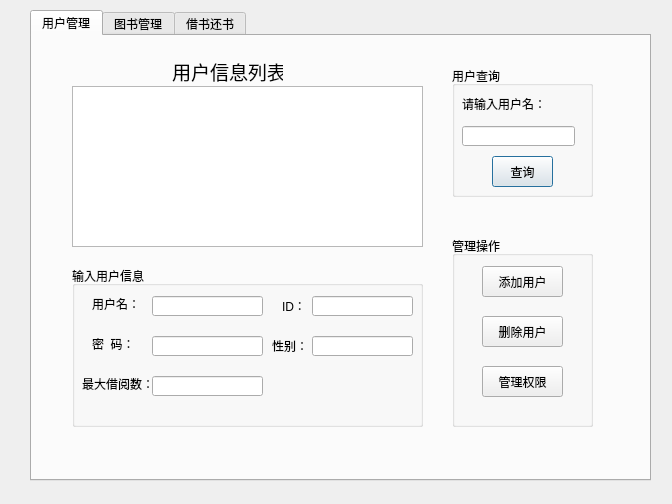
<?xml version="1.0" encoding="UTF-8"?>
<ui version="4.0">
 <class>Dialog_gly</class>
 <widget class="QDialog" name="Dialog_gly">
  <property name="geometry">
   <rect>
    <x>0</x>
    <y>0</y>
    <width>672</width>
    <height>504</height>
   </rect>
  </property>
  <property name="windowTitle">
   <string>管理员操作</string>
  </property>
  <widget class="QTabWidget" name="tabWidget">
   <property name="geometry">
    <rect>
     <x>30</x>
     <y>10</y>
     <width>621</width>
     <height>471</height>
    </rect>
   </property>
   <property name="currentIndex">
    <number>0</number>
   </property>
   <widget class="QWidget" name="tab">
    <attribute name="title">
     <string>用户管理</string>
    </attribute>
    <widget class="QGroupBox" name="groupBox_4">
     <property name="geometry">
      <rect>
       <x>420</x>
       <y>30</y>
       <width>141</width>
       <height>131</height>
      </rect>
     </property>
     <property name="title">
      <string>用户查询</string>
     </property>
     <widget class="QLabel" name="label_7">
      <property name="geometry">
       <rect>
        <x>10</x>
        <y>30</y>
        <width>91</width>
        <height>16</height>
       </rect>
      </property>
      <property name="text">
       <string>请输入用户名：</string>
      </property>
     </widget>
     <widget class="QLineEdit" name="lineEdit_6">
      <property name="geometry">
       <rect>
        <x>10</x>
        <y>60</y>
        <width>113</width>
        <height>20</height>
       </rect>
      </property>
     </widget>
     <widget class="QPushButton" name="pushButton">
      <property name="geometry">
       <rect>
        <x>40</x>
        <y>90</y>
        <width>61</width>
        <height>31</height>
       </rect>
      </property>
      <property name="text">
       <string>查询</string>
      </property>
     </widget>
    </widget>
    <widget class="QTableView" name="tableView">
     <property name="geometry">
      <rect>
       <x>40</x>
       <y>50</y>
       <width>351</width>
       <height>161</height>
      </rect>
     </property>
    </widget>
    <widget class="QLabel" name="label_8">
     <property name="geometry">
      <rect>
       <x>140</x>
       <y>20</y>
       <width>111</width>
       <height>31</height>
      </rect>
     </property>
     <property name="text">
      <string>&lt;html&gt;&lt;head/&gt;&lt;body&gt;&lt;p&gt;&lt;span style=&quot; font-size:14pt;&quot;&gt;用户信息列表&lt;/span&gt;&lt;/p&gt;&lt;/body&gt;&lt;/html&gt;</string>
     </property>
    </widget>
    <widget class="QGroupBox" name="groupBox_5">
     <property name="geometry">
      <rect>
       <x>420</x>
       <y>200</y>
       <width>141</width>
       <height>191</height>
      </rect>
     </property>
     <property name="title">
      <string>管理操作</string>
     </property>
     <widget class="QPushButton" name="pushButton_2">
      <property name="geometry">
       <rect>
        <x>30</x>
        <y>30</y>
        <width>81</width>
        <height>31</height>
       </rect>
      </property>
      <property name="text">
       <string>添加用户</string>
      </property>
     </widget>
     <widget class="QPushButton" name="pushButton_4">
      <property name="geometry">
       <rect>
        <x>30</x>
        <y>80</y>
        <width>81</width>
        <height>31</height>
       </rect>
      </property>
      <property name="text">
       <string>删除用户</string>
      </property>
     </widget>
     <widget class="QPushButton" name="pushButton_6">
      <property name="geometry">
       <rect>
        <x>30</x>
        <y>130</y>
        <width>81</width>
        <height>31</height>
       </rect>
      </property>
      <property name="text">
       <string>管理权限</string>
      </property>
     </widget>
    </widget>
    <widget class="QGroupBox" name="groupBox_6">
     <property name="geometry">
      <rect>
       <x>40</x>
       <y>230</y>
       <width>351</width>
       <height>161</height>
      </rect>
     </property>
     <property name="title">
      <string>输入用户信息</string>
     </property>
     <widget class="QLabel" name="label_11">
      <property name="geometry">
       <rect>
        <x>20</x>
        <y>30</y>
        <width>51</width>
        <height>16</height>
       </rect>
      </property>
      <property name="text">
       <string>用户名：</string>
      </property>
     </widget>
     <widget class="QLineEdit" name="lineEdit_9">
      <property name="geometry">
       <rect>
        <x>80</x>
        <y>30</y>
        <width>111</width>
        <height>20</height>
       </rect>
      </property>
     </widget>
     <widget class="QLineEdit" name="lineEdit_10">
      <property name="geometry">
       <rect>
        <x>240</x>
        <y>30</y>
        <width>101</width>
        <height>20</height>
       </rect>
      </property>
      <property name="text">
       <string/>
      </property>
     </widget>
     <widget class="QLabel" name="label_12">
      <property name="geometry">
       <rect>
        <x>200</x>
        <y>30</y>
        <width>31</width>
        <height>20</height>
       </rect>
      </property>
      <property name="text">
       <string/>
      </property>
     </widget>
     <widget class="QLabel" name="label_13">
      <property name="geometry">
       <rect>
        <x>210</x>
        <y>30</y>
        <width>31</width>
        <height>20</height>
       </rect>
      </property>
      <property name="text">
       <string>ID：</string>
      </property>
     </widget>
     <widget class="QLabel" name="label_14">
      <property name="geometry">
       <rect>
        <x>20</x>
        <y>70</y>
        <width>41</width>
        <height>16</height>
       </rect>
      </property>
      <property name="text">
       <string>密  码：</string>
      </property>
     </widget>
     <widget class="QLineEdit" name="lineEdit_11">
      <property name="geometry">
       <rect>
        <x>80</x>
        <y>70</y>
        <width>111</width>
        <height>20</height>
       </rect>
      </property>
     </widget>
     <widget class="QLabel" name="label_15">
      <property name="geometry">
       <rect>
        <x>10</x>
        <y>110</y>
        <width>71</width>
        <height>16</height>
       </rect>
      </property>
      <property name="text">
       <string>最大借阅数：</string>
      </property>
     </widget>
     <widget class="QLineEdit" name="lineEdit_12">
      <property name="geometry">
       <rect>
        <x>80</x>
        <y>110</y>
        <width>111</width>
        <height>20</height>
       </rect>
      </property>
     </widget>
     <widget class="QLineEdit" name="lineEdit_14">
      <property name="geometry">
       <rect>
        <x>240</x>
        <y>70</y>
        <width>101</width>
        <height>20</height>
       </rect>
      </property>
      <property name="text">
       <string/>
      </property>
     </widget>
     <widget class="QLabel" name="label_17">
      <property name="geometry">
       <rect>
        <x>200</x>
        <y>70</y>
        <width>41</width>
        <height>20</height>
       </rect>
      </property>
      <property name="text">
       <string>性别：</string>
      </property>
     </widget>
    </widget>
   </widget>
   <widget class="QWidget" name="tab_2">
    <attribute name="title">
     <string>图书管理</string>
    </attribute>
    <widget class="QGroupBox" name="groupBox_2">
     <property name="geometry">
      <rect>
       <x>30</x>
       <y>280</y>
       <width>431</width>
       <height>111</height>
      </rect>
     </property>
     <property name="title">
      <string>删除图书</string>
     </property>
     <widget class="QPushButton" name="pushButton_8">
      <property name="geometry">
       <rect>
        <x>320</x>
        <y>30</y>
        <width>71</width>
        <height>41</height>
       </rect>
      </property>
      <property name="text">
       <string>删除</string>
      </property>
     </widget>
     <widget class="QLabel" name="label_9">
      <property name="geometry">
       <rect>
        <x>40</x>
        <y>40</y>
        <width>81</width>
        <height>21</height>
       </rect>
      </property>
      <property name="text">
       <string>&lt;html&gt;&lt;head/&gt;&lt;body&gt;&lt;p&gt;&lt;span style=&quot; font-size:12pt;&quot;&gt;图书编号：&lt;/span&gt;&lt;/p&gt;&lt;/body&gt;&lt;/html&gt;</string>
      </property>
     </widget>
     <widget class="QLineEdit" name="lineEdit_7">
      <property name="geometry">
       <rect>
        <x>120</x>
        <y>40</y>
        <width>113</width>
        <height>20</height>
       </rect>
      </property>
     </widget>
    </widget>
    <widget class="QGroupBox" name="groupBox_3">
     <property name="geometry">
      <rect>
       <x>480</x>
       <y>20</y>
       <width>111</width>
       <height>221</height>
      </rect>
     </property>
     <property name="title">
      <string>添加/更新</string>
     </property>
     <widget class="QPushButton" name="pushButton_3">
      <property name="geometry">
       <rect>
        <x>20</x>
        <y>50</y>
        <width>71</width>
        <height>41</height>
       </rect>
      </property>
      <property name="text">
       <string>添加图书</string>
      </property>
     </widget>
     <widget class="QPushButton" name="pushButton_7">
      <property name="geometry">
       <rect>
        <x>20</x>
        <y>130</y>
        <width>71</width>
        <height>41</height>
       </rect>
      </property>
      <property name="text">
       <string>更新数量</string>
      </property>
     </widget>
    </widget>
    <widget class="QGroupBox" name="groupBox">
     <property name="geometry">
      <rect>
       <x>30</x>
       <y>20</y>
       <width>431</width>
       <height>251</height>
      </rect>
     </property>
     <property name="title">
      <string>图书信息输入</string>
     </property>
     <widget class="QLabel" name="label">
      <property name="geometry">
       <rect>
        <x>20</x>
        <y>40</y>
        <width>81</width>
        <height>21</height>
       </rect>
      </property>
      <property name="text">
       <string>&lt;html&gt;&lt;head/&gt;&lt;body&gt;&lt;p&gt;&lt;span style=&quot; font-size:12pt;&quot;&gt;图书编号：&lt;/span&gt;&lt;/p&gt;&lt;/body&gt;&lt;/html&gt;</string>
      </property>
     </widget>
     <widget class="QLineEdit" name="lineEdit">
      <property name="geometry">
       <rect>
        <x>100</x>
        <y>40</y>
        <width>113</width>
        <height>20</height>
       </rect>
      </property>
     </widget>
     <widget class="QLineEdit" name="lineEdit_2">
      <property name="geometry">
       <rect>
        <x>300</x>
        <y>40</y>
        <width>113</width>
        <height>20</height>
       </rect>
      </property>
     </widget>
     <widget class="QLabel" name="label_2">
      <property name="geometry">
       <rect>
        <x>250</x>
        <y>41</y>
        <width>51</width>
        <height>20</height>
       </rect>
      </property>
      <property name="text">
       <string>&lt;html&gt;&lt;head/&gt;&lt;body&gt;&lt;p&gt;&lt;span style=&quot; font-size:12pt;&quot;&gt;书名：&lt;/span&gt;&lt;/p&gt;&lt;/body&gt;&lt;/html&gt;</string>
      </property>
     </widget>
     <widget class="QLineEdit" name="lineEdit_3">
      <property name="geometry">
       <rect>
        <x>100</x>
        <y>90</y>
        <width>201</width>
        <height>21</height>
       </rect>
      </property>
     </widget>
     <widget class="QLabel" name="label_3">
      <property name="geometry">
       <rect>
        <x>20</x>
        <y>90</y>
        <width>81</width>
        <height>21</height>
       </rect>
      </property>
      <property name="text">
       <string>&lt;html&gt;&lt;head/&gt;&lt;body&gt;&lt;p&gt;&lt;span style=&quot; font-size:12pt;&quot;&gt;出版社：&lt;/span&gt;&lt;/p&gt;&lt;/body&gt;&lt;/html&gt;</string>
      </property>
     </widget>
     <widget class="QLineEdit" name="lineEdit_4">
      <property name="geometry">
       <rect>
        <x>100</x>
        <y>140</y>
        <width>113</width>
        <height>20</height>
       </rect>
      </property>
     </widget>
     <widget class="QLabel" name="label_4">
      <property name="geometry">
       <rect>
        <x>20</x>
        <y>140</y>
        <width>81</width>
        <height>21</height>
       </rect>
      </property>
      <property name="text">
       <string>&lt;html&gt;&lt;head/&gt;&lt;body&gt;&lt;p&gt;&lt;span style=&quot; font-size:12pt;&quot;&gt;作者：&lt;/span&gt;&lt;/p&gt;&lt;/body&gt;&lt;/html&gt;</string>
      </property>
     </widget>
     <widget class="QLineEdit" name="lineEdit_5">
      <property name="geometry">
       <rect>
        <x>300</x>
        <y>140</y>
        <width>113</width>
        <height>20</height>
       </rect>
      </property>
     </widget>
     <widget class="QLabel" name="label_5">
      <property name="geometry">
       <rect>
        <x>250</x>
        <y>141</y>
        <width>51</width>
        <height>20</height>
       </rect>
      </property>
      <property name="text">
       <string>&lt;html&gt;&lt;head/&gt;&lt;body&gt;&lt;p&gt;&lt;span style=&quot; font-size:12pt;&quot;&gt;数量：&lt;/span&gt;&lt;/p&gt;&lt;/body&gt;&lt;/html&gt;</string>
      </property>
     </widget>
     <widget class="QLabel" name="label_6">
      <property name="geometry">
       <rect>
        <x>20</x>
        <y>190</y>
        <width>81</width>
        <height>21</height>
       </rect>
      </property>
      <property name="text">
       <string>&lt;html&gt;&lt;head/&gt;&lt;body&gt;&lt;p&gt;&lt;span style=&quot; font-size:12pt;&quot;&gt;分类：&lt;/span&gt;&lt;/p&gt;&lt;/body&gt;&lt;/html&gt;</string>
      </property>
     </widget>
     <widget class="QComboBox" name="comboBox">
      <property name="geometry">
       <rect>
        <x>100</x>
        <y>190</y>
        <width>111</width>
        <height>21</height>
       </rect>
      </property>
      <item>
       <property name="text">
        <string>哲学/马列主义</string>
       </property>
      </item>
      <item>
       <property name="text">
        <string>政治、法律</string>
       </property>
      </item>
      <item>
       <property name="text">
        <string>军事</string>
       </property>
      </item>
      <item>
       <property name="text">
        <string>经济</string>
       </property>
      </item>
      <item>
       <property name="text">
        <string>历史、地理</string>
       </property>
      </item>
      <item>
       <property name="text">
        <string>医药、卫生</string>
       </property>
      </item>
      <item>
       <property name="text">
        <string>工业技术</string>
       </property>
      </item>
      <item>
       <property name="text">
        <string>中国文学</string>
       </property>
      </item>
      <item>
       <property name="text">
        <string>英国文学</string>
       </property>
      </item>
      <item>
       <property name="text">
        <string>小说</string>
       </property>
      </item>
      <item>
       <property name="text">
        <string>自然科学</string>
       </property>
      </item>
     </widget>
     <widget class="QLineEdit" name="lineEdit_16">
      <property name="geometry">
       <rect>
        <x>302</x>
        <y>189</y>
        <width>111</width>
        <height>20</height>
       </rect>
      </property>
     </widget>
     <widget class="QLabel" name="label_19">
      <property name="geometry">
       <rect>
        <x>230</x>
        <y>190</y>
        <width>71</width>
        <height>20</height>
       </rect>
      </property>
      <property name="text">
       <string>&lt;html&gt;&lt;head/&gt;&lt;body&gt;&lt;p&gt;&lt;span style=&quot; font-size:12pt;&quot;&gt;可借数量：&lt;/span&gt;&lt;/p&gt;&lt;/body&gt;&lt;/html&gt;</string>
      </property>
     </widget>
    </widget>
    <widget class="QGroupBox" name="groupBox_9">
     <property name="geometry">
      <rect>
       <x>470</x>
       <y>250</y>
       <width>121</width>
       <height>171</height>
      </rect>
     </property>
     <property name="title">
      <string>数据备份</string>
     </property>
     <widget class="QPushButton" name="pushButton_12">
      <property name="geometry">
       <rect>
        <x>30</x>
        <y>130</y>
        <width>61</width>
        <height>31</height>
       </rect>
      </property>
      <property name="text">
       <string>数据备份</string>
      </property>
     </widget>
     <widget class="QLineEdit" name="lineEdit_15">
      <property name="geometry">
       <rect>
        <x>10</x>
        <y>50</y>
        <width>101</width>
        <height>20</height>
       </rect>
      </property>
     </widget>
     <widget class="QLabel" name="label_18">
      <property name="geometry">
       <rect>
        <x>10</x>
        <y>30</y>
        <width>61</width>
        <height>16</height>
       </rect>
      </property>
      <property name="text">
       <string>输入路径：</string>
      </property>
     </widget>
     <widget class="QPushButton" name="pushButton_13">
      <property name="geometry">
       <rect>
        <x>30</x>
        <y>90</y>
        <width>61</width>
        <height>31</height>
       </rect>
      </property>
      <property name="text">
       <string>数据恢复</string>
      </property>
     </widget>
    </widget>
   </widget>
   <widget class="QWidget" name="tab_3">
    <attribute name="title">
     <string>借书还书</string>
    </attribute>
    <widget class="QGroupBox" name="groupBox_7">
     <property name="geometry">
      <rect>
       <x>100</x>
       <y>20</y>
       <width>351</width>
       <height>201</height>
      </rect>
     </property>
     <property name="title">
      <string>借书/还书操作</string>
     </property>
     <widget class="QLineEdit" name="lineEdit_8">
      <property name="geometry">
       <rect>
        <x>150</x>
        <y>45</y>
        <width>131</width>
        <height>21</height>
       </rect>
      </property>
     </widget>
     <widget class="QPushButton" name="pushButton_5">
      <property name="geometry">
       <rect>
        <x>60</x>
        <y>140</y>
        <width>91</width>
        <height>41</height>
       </rect>
      </property>
      <property name="text">
       <string>借书</string>
      </property>
     </widget>
     <widget class="QLabel" name="label_16">
      <property name="geometry">
       <rect>
        <x>60</x>
        <y>80</y>
        <width>81</width>
        <height>31</height>
       </rect>
      </property>
      <property name="text">
       <string>所借书目编号：</string>
      </property>
     </widget>
     <widget class="QLabel" name="label_10">
      <property name="geometry">
       <rect>
        <x>60</x>
        <y>40</y>
        <width>81</width>
        <height>31</height>
       </rect>
      </property>
      <property name="text">
       <string>借书人用户名：</string>
      </property>
     </widget>
     <widget class="QLineEdit" name="lineEdit_13">
      <property name="geometry">
       <rect>
        <x>150</x>
        <y>85</y>
        <width>131</width>
        <height>21</height>
       </rect>
      </property>
     </widget>
     <widget class="QPushButton" name="pushButton_9">
      <property name="geometry">
       <rect>
        <x>200</x>
        <y>140</y>
        <width>91</width>
        <height>41</height>
       </rect>
      </property>
      <property name="text">
       <string>还书</string>
      </property>
     </widget>
    </widget>
    <widget class="QGroupBox" name="groupBox_8">
     <property name="geometry">
      <rect>
       <x>50</x>
       <y>230</y>
       <width>531</width>
       <height>201</height>
      </rect>
     </property>
     <property name="title">
      <string>借出信息查询</string>
     </property>
     <widget class="QPushButton" name="pushButton_10">
      <property name="geometry">
       <rect>
        <x>470</x>
        <y>10</y>
        <width>51</width>
        <height>31</height>
       </rect>
      </property>
      <property name="text">
       <string>按用户</string>
      </property>
     </widget>
     <widget class="QPushButton" name="pushButton_11">
      <property name="geometry">
       <rect>
        <x>470</x>
        <y>40</y>
        <width>51</width>
        <height>31</height>
       </rect>
      </property>
      <property name="text">
       <string>按书目</string>
      </property>
     </widget>
     <widget class="QTableView" name="tableView_2">
      <property name="geometry">
       <rect>
        <x>25</x>
        <y>21</y>
        <width>431</width>
        <height>171</height>
       </rect>
      </property>
     </widget>
    </widget>
   </widget>
  </widget>
 </widget>
 <resources/>
 <connections/>
</ui>
